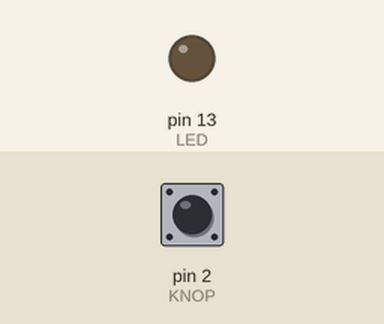
Recording of a sketch running on a simulated Arduino Uno, built with avr-gcc and run on an emulated ATmega328P. Parts: output pins drawn as LEDs (lit = HIGH). Dashed ring = blinking. The test bench sets the inputs (shaded band); at power-on: pin 2 (KNOP) HIGH. What the sketch prints to the serial monitor is not drawn.

Above: at 1.2 s.
1.3 s: pin 2 (KNOP) pulled LOW for 0.15 s
At 2.5 s:
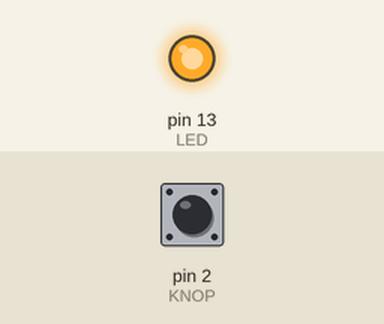
2.9 s: pin 2 (KNOP) pulled LOW for 1 s
At 3.9 s:
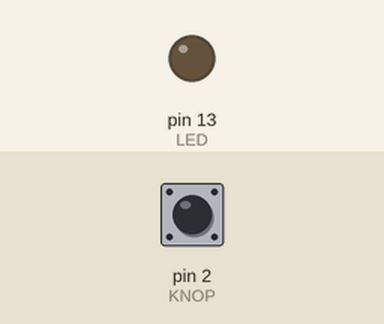
5.4 s: pin 2 (KNOP) pulled LOW for 3.2 s
At 5.9 s:
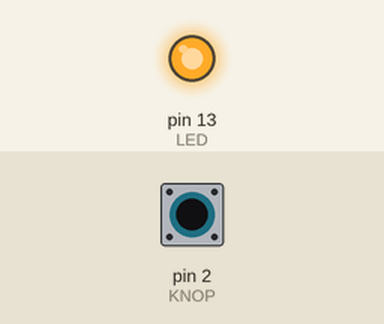
10.1 s: pin 2 (KNOP) pulsed LOW 5 times (0.12 s each, 0.3 s apart)
At 11.15 s:
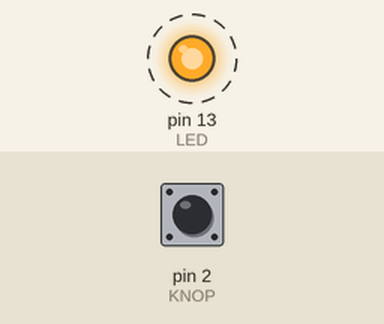
Timing chart, 0 to 13.1 s (numbered marks = the images above; inputs shaded):
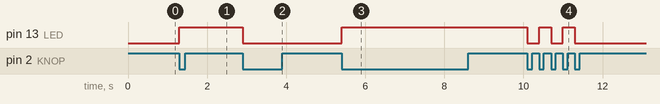

Measured:
- after the input at 1.3 s, pin 13 (LED): LOW → HIGH at once
- after the input at 2.9 s, pin 13 (LED): HIGH → LOW at once
- after the input at 5.4 s, pin 13 (LED): LOW → HIGH at once
- after the input at 10.1 s, pin 13 (LED): alternates HIGH for 0.30 s and LOW for 0.30 s, 5 changes in all, then stays LOW, starting at once

The sketch:

les_8_p10_int0.ino
```cpp
int LED = 13;
#define KNOP 2

// attachInterrupt example, werkt met standaard Arduino (geen library nodig)

// to support printf
int my_putc(char c, FILE *t) {
  if (c == '\n') Serial.write('\r');
  return Serial.write(c);
}

void setup()
{
  // start serial
  Serial.begin(115200);

  fdevopen( &my_putc, 0);  // device 0 (stdout) output naar my_putc()

  pinMode(KNOP,  INPUT_PULLUP);  // knop input & pull-up
  pinMode(LED, OUTPUT);
  attachInterrupt(0, Toggle, FALLING);
}

volatile bool state = LOW;

void loop()
{
  digitalWrite(LED, state);
}

void Toggle()
{
  state = !state;
  Serial.print('*');
}
```
